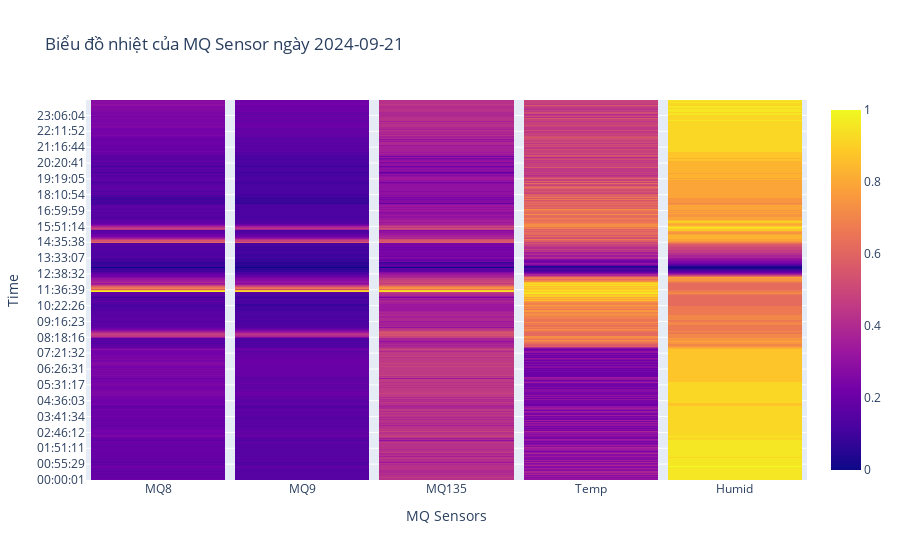

Notebook source saved alongside this figure:
### Code cell
fig_hm = go.Figure(data=go.Heatmap(
    z = mq_pd.values,
    x= mq_pd.columns,
    y=time_col,
    colorscale='Plasma',
    xgap=10
))
fig_hm.update_layout(
    title=f'Biểu đồ nhiệt của MQ Sensor ngày {ngay_can_lay}',
    xaxis_title='MQ Sensors',
    yaxis_title='Time',
    yaxis_nticks=24
)

fig_hm.show()

### Figure 1 — Plotly figure (JSON) as saved in the notebook; plotly's stock layout.template omitted (floating-point values rounded to 4 significant figures; data arrays with more than 128 entries replaced by an {"elided": "..."} marker saying what was removed)
{"data": [{"colorscale": [[0, "#0d0887"], [0.1111, "#46039f"], [0.2222, "#7201a8"], [0.3333, "#9c179e"], [0.4444, "#bd3786"], [0.5556, "#d8576b"], [0.6667, "#ed7953"], [0.7778, "#fb9f3a"], [0.8889, "#fdca26"], [1, "#f0f921"]], "type": "heatmap", "x": ["MQ8", "MQ9", "MQ135", "Temp", "Humid"], "xgap": 10, "y": {"elided": "8343 str values"}, "z": {"elided": "8343x5 float values"}}], "layout": {"title": {"text": "Biểu đồ nhiệt của MQ Sensor ngày 2024-09-21"}, "xaxis": {"title": {"text": "MQ Sensors"}}, "yaxis": {"nticks": 24, "title": {"text": "Time"}}}}
